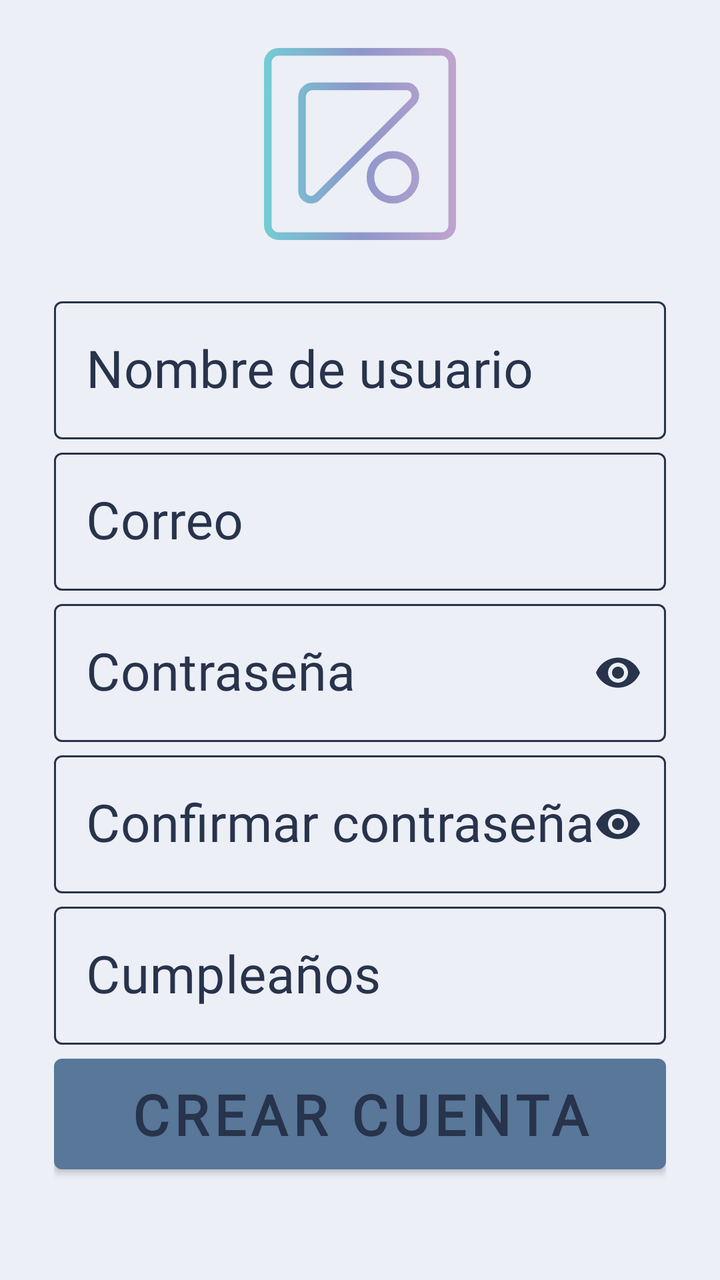
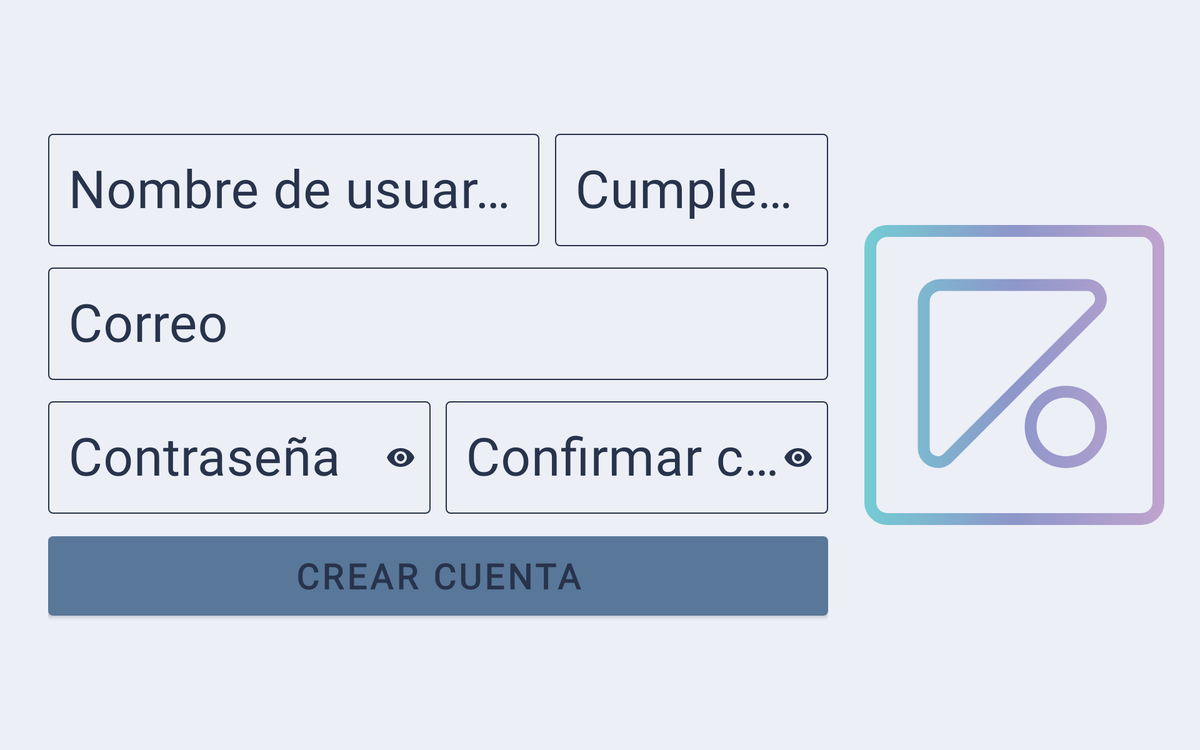

First picture: res/layout/ on a phone held upright. Second picture: the repository's own variant of that layout, on a device whose configuration matches the variant's folder. Source for both follows.
<!-- AndroidManifest.xml: application theme Theme.ReminderApp -->
<!-- res/layout/activity_sign_in.xml -->
<?xml version="1.0" encoding="utf-8"?>
<androidx.constraintlayout.widget.ConstraintLayout xmlns:android="http://schemas.android.com/apk/res/android"
    xmlns:app="http://schemas.android.com/apk/res-auto"
    xmlns:tools="http://schemas.android.com/tools"
    style="@style/BG"
    android:layout_width="match_parent"
    android:layout_height="match_parent"
    tools:context=".authMenus.SignInActivity">

    <ImageView
        android:id="@+id/Logo"
        android:layout_width="0dp"
        android:layout_height="0dp"
        android:contentDescription="@string/desc_logo"
        android:src="@drawable/logo_outline"
        app:layout_constraintBottom_toTopOf="@id/form"
        app:layout_constraintEnd_toEndOf="parent"
        app:layout_constraintHeight_percent="0.15"
        app:layout_constraintStart_toStartOf="parent"
        app:layout_constraintTop_toTopOf="parent"
        tools:ignore="ImageContrastCheck" />

    <androidx.constraintlayout.widget.ConstraintLayout
        android:id="@+id/form"
        android:layout_width="0dp"
        android:layout_height="0dp"
        app:layout_constraintHeight_percent="0.7"
        app:layout_constraintWidth_percent="0.85"
        app:layout_constraintTop_toTopOf="parent"
        app:layout_constraintStart_toStartOf="parent"
        app:layout_constraintEnd_toEndOf="parent"
        app:layout_constraintBottom_toBottomOf="parent"
        app:layout_constraintVertical_bias=".75">

        <com.google.android.material.textfield.TextInputLayout
            android:layout_width="match_parent"
            android:layout_height="wrap_content"
            app:layout_constraintTop_toTopOf="parent"
            app:layout_constraintBottom_toTopOf="@id/RegMail"
            app:layout_constraintStart_toStartOf="parent"
            app:layout_constraintEnd_toEndOf="parent"
            android:id="@+id/RegUser"
            android:hint="@string/username"
            style="@style/outlinedTextInputLayout">

            <com.google.android.material.textfield.TextInputEditText
                android:layout_width="match_parent"
                android:layout_height="wrap_content"
                android:inputType="text"
                android:textSize="26sp"
                android:fontFamily="@font/louiscafe"
                style="@style/TXT">
            </com.google.android.material.textfield.TextInputEditText>

        </com.google.android.material.textfield.TextInputLayout>

        <com.google.android.material.textfield.TextInputLayout
            android:layout_width="match_parent"
            android:layout_height="wrap_content"
            app:layout_constraintTop_toBottomOf="@id/RegUser"
            app:layout_constraintBottom_toTopOf="@id/RegPass"
            app:layout_constraintStart_toStartOf="parent"
            app:layout_constraintEnd_toEndOf="parent"
            android:id="@+id/RegMail"
            android:hint="@string/mail"
            style="@style/outlinedTextInputLayout">

            <com.google.android.material.textfield.TextInputEditText
                android:layout_width="match_parent"
                android:layout_height="wrap_content"
                android:inputType="textEmailAddress"
                android:textSize="26sp"
                android:fontFamily="@font/louiscafe"
                style="@style/TXT">
            </com.google.android.material.textfield.TextInputEditText>

        </com.google.android.material.textfield.TextInputLayout>

        <com.google.android.material.textfield.TextInputLayout
            android:id="@+id/RegPass"
            style="@style/outlinedTextInputLayout"
            android:layout_width="match_parent"
            android:layout_height="wrap_content"
            android:hint="@string/log_pass"
            app:layout_constraintBottom_toTopOf="@id/RegPassConf"
            app:layout_constraintTop_toBottomOf="@id/RegMail"
            app:layout_constraintStart_toStartOf="parent"
            app:layout_constraintEnd_toEndOf="parent"
            app:passwordToggleEnabled="true">

            <com.google.android.material.textfield.TextInputEditText
                style="@style/TXT"
                android:layout_width="match_parent"
                android:layout_height="wrap_content"
                android:inputType="textPassword"
                android:fontFamily="@font/louiscafe"
                android:autoSizeTextType="uniform"
                android:autoSizeMinTextSize="12sp"
                android:autoSizeMaxTextSize="40sp"
                android:autoSizeStepGranularity="2sp"
                android:textSize="26sp" />

        </com.google.android.material.textfield.TextInputLayout>

        <com.google.android.material.textfield.TextInputLayout
            android:id="@+id/RegPassConf"
            style="@style/outlinedTextInputLayout"
            android:layout_width="match_parent"
            android:layout_height="wrap_content"
            android:hint="@string/reg_pass_conf"
            app:layout_constraintBottom_toTopOf="@id/RegBirthday"
            app:layout_constraintTop_toBottomOf="@id/RegPass"
            app:layout_constraintStart_toStartOf="parent"
            app:layout_constraintEnd_toEndOf="parent"
            app:passwordToggleEnabled="true">

            <com.google.android.material.textfield.TextInputEditText
                style="@style/TXT"
                android:layout_width="match_parent"
                android:layout_height="wrap_content"
                android:inputType="textPassword"
                android:fontFamily="@font/louiscafe"
                android:autoSizeTextType="uniform"
                android:autoSizeMinTextSize="12sp"
                android:autoSizeMaxTextSize="40sp"
                android:autoSizeStepGranularity="2sp"
                android:textSize="26sp" />

        </com.google.android.material.textfield.TextInputLayout>

        <com.google.android.material.textfield.TextInputLayout
            android:id="@+id/RegBirthday"
            style="@style/outlinedTextInputLayout"
            android:layout_width="match_parent"
            android:layout_height="wrap_content"
            android:hint="@string/reg_birthday"
            app:layout_constraintBottom_toTopOf="@id/RegRegister"
            app:layout_constraintTop_toBottomOf="@id/RegPassConf"
            app:layout_constraintStart_toStartOf="parent"
            app:layout_constraintEnd_toEndOf="parent">

            <com.google.android.material.textfield.TextInputEditText
                style="@style/TXT"
                android:layout_width="match_parent"
                android:layout_height="wrap_content"
                android:inputType="date"
                android:focusable="false"
                android:longClickable="false"
                android:clickable="true"
                android:fontFamily="@font/louiscafe"
                android:autoSizeTextType="uniform"
                android:autoSizeMinTextSize="12sp"
                android:autoSizeMaxTextSize="40sp"
                android:autoSizeStepGranularity="2sp"
                android:textSize="26sp" />

        </com.google.android.material.textfield.TextInputLayout>

        <com.google.android.material.button.MaterialButton
            android:id="@+id/RegRegister"
            style="@style/BTTN"
            android:layout_width="match_parent"
            android:layout_height="0dp"
            android:autoSizeMaxTextSize="28sp"
            android:autoSizeMinTextSize="8sp"
            android:autoSizeStepGranularity="2sp"
            android:autoSizeTextType="uniform"
            android:text="@string/reg_register"
            app:layout_constraintEnd_toEndOf="parent"
            app:layout_constraintHeight_percent=".15"
            app:layout_constraintStart_toStartOf="parent"
            app:layout_constraintTop_toBottomOf="@id/RegBirthday"
            app:layout_constraintBottom_toBottomOf="parent"
            tools:ignore="TextContrastCheck"
            app:layout_constraintVertical_bias=".9"/>


    </androidx.constraintlayout.widget.ConstraintLayout>

    <ProgressBar
        android:id="@+id/PB"
        android:visibility="gone"
        android:layout_width="0dp"
        android:layout_height="0dp"
        app:layout_constraintWidth_percent=".50"
        app:layout_constraintHeight_percent=".50"
        app:layout_constraintTop_toTopOf="parent"
        app:layout_constraintBottom_toBottomOf="parent"
        app:layout_constraintStart_toStartOf="parent"
        app:layout_constraintEnd_toEndOf="parent"
        android:indeterminateDrawable="@drawable/rotate_progress_bar"/>

</androidx.constraintlayout.widget.ConstraintLayout>
<!-- resources referenced by this layout -->
<resources>
  <!-- drawable logo_outline (drawable) -->
  <vector android:height="2000dp" android:viewportHeight="1770"
      android:viewportWidth="1770" android:width="2000dp"
      xmlns:aapt="http://schemas.android.com/aapt" xmlns:android="http://schemas.android.com/apk/res/android">
      <path android:fillAlpha="0.9" android:fillColor="#00000000"
          android:pathData="M1635,1735H135A100,100 0,0 1,35 1635V135A100,100 0,0 1,135 35H1635a100,100 0,0 1,100 100V1635A100,100 0,0 1,1635 1735ZM1371,495.4c51.3,-51.3 16.9,-140 -55.6,-141.8 -0.9,0 -1.7,0 -2.6,0H450.3a100,100 0,0 0,-100 100V1316c0,0.9 0,1.7 0,2.6 1.8,72.5 90.5,106.9 141.8,55.6ZM1188.5,984c-114.6,0 -207.5,92.9 -207.5,207.5s92.9,207.5 207.5,207.5 207.5,-92.9 207.5,-207.5S1303.1,984 1188.5,984Z"
          android:strokeAlpha="0.9" android:strokeWidth="70">
          <aapt:attr name="android:strokeColor">
              <gradient android:endX="1770" android:endY="885"
                  android:startX="0" android:startY="885" android:type="linear">
                  <item android:color="#FF65C8D0" android:offset="0"/>
                  <item android:color="#FF838BC5" android:offset="0.5"/>
                  <item android:color="#FFBA9BC9" android:offset="1"/>
              </gradient>
          </aapt:attr>
      </path>
  </vector>
  <string name="desc_logo">App logo</string>
  <string name="log_pass">Contraseña</string>
  <string name="mail">Correo</string>
  <string name="reg_birthday">Cumpleaños</string>
  <string name="reg_pass_conf">Confirmar contraseña</string>
  <string name="reg_register">Crear cuenta</string>
  <string name="username">Nombre de usuario</string>
  <style name="BG">
          <item name="android:background">@color/white</item>
      </style>
  <style name="BTTN">
          <item name="android:fontFamily">@font/louiscafebold</item>
          <item name="android:textColor">@color/black</item>
          <item name="android:textStyle">bold</item>
      </style>
  <style name="TXT">
          <item name="android:textColor">@color/black</item>
      </style>
  <style name="outlinedTextInputLayout" parent="Widget.MaterialComponents.TextInputLayout.OutlinedBox">
          <item name="boxStrokeColor">@color/text_field_light</item>
          <item name="android:textColorHint">@color/text_field_light</item>
          <item name="passwordToggleTint">@color/black</item>
          <item name="colorPrimary">@color/darkestwhite</item>
      </style>
  <style name="Theme.ReminderApp" parent="Theme.MaterialComponents.DayNight.NoActionBar">
          
          <item name="colorPrimary">#587799</item>
          <item name="colorPrimaryVariant">@color/purple_700</item>
          <item name="colorOnPrimary">@color/white</item>
          
          <item name="colorSecondary">@color/teal_200</item>
          <item name="colorSecondaryVariant">@color/teal_700</item>
          <item name="colorOnSecondary">@color/black</item>
          
          <item name="android:statusBarColor">?attr/colorPrimaryVariant</item>
          
      </style>
  <color name="white">#ECEFF6</color>
  <color name="black">#28334C</color>
  <color name="darkestwhite">#B0BCC8</color>
  <color name="purple_700">#FF3700B3</color>
  <color name="teal_200">#FF03DAC5</color>
  <color name="teal_700">#FF018786</color>
</resources>
<!-- res/layout-sw600dp-land/activity_sign_in.xml (the repository's variant of the layout above) -->
<!-- drawn on a 7-inch tablet turned sideways -->
<?xml version="1.0" encoding="utf-8"?>
<androidx.constraintlayout.widget.ConstraintLayout xmlns:android="http://schemas.android.com/apk/res/android"
    xmlns:app="http://schemas.android.com/apk/res-auto"
    xmlns:tools="http://schemas.android.com/tools"
    style="@style/BG"
    android:layout_width="match_parent"
    android:layout_height="match_parent"
    tools:context=".authMenus.SignInActivity">

    <ImageView
        android:id="@+id/Logo"
        android:layout_width="0dp"
        android:layout_height="0dp"
        android:contentDescription="@string/desc_logo"
        android:src="@drawable/logo_outline"
        app:layout_constraintBottom_toBottomOf="parent"
        app:layout_constraintEnd_toEndOf="parent"
        app:layout_constraintHeight_percent="0.4"
        app:layout_constraintStart_toEndOf="@id/form"
        app:layout_constraintTop_toTopOf="parent"
        tools:ignore="ImageContrastCheck" />

    <androidx.constraintlayout.widget.Guideline
        android:id="@+id/guidelineFive"
        android:layout_width="wrap_content"
        android:layout_height="wrap_content"
        android:orientation="vertical"
        app:layout_constraintGuide_percent="0.04"
        tools:viewBindingIgnore="true" />

    <androidx.constraintlayout.widget.ConstraintLayout
        android:id="@+id/form"
        android:layout_width="0dp"
        android:layout_height="0dp"
        app:layout_constraintHeight_percent="0.7"
        app:layout_constraintWidth_percent="0.65"
        app:layout_constraintTop_toTopOf="parent"
        app:layout_constraintStart_toStartOf="@id/guidelineFive"
        app:layout_constraintEnd_toStartOf="@id/Logo"
        app:layout_constraintBottom_toBottomOf="parent">

        <com.google.android.material.textfield.TextInputLayout
            android:layout_width="0dp"
            android:layout_height="wrap_content"
            app:layout_constraintWidth_percent=".63"
            app:layout_constraintHorizontal_bias="0"
            app:layout_constraintTop_toTopOf="parent"
            app:layout_constraintBottom_toTopOf="@id/RegMail"
            app:layout_constraintStart_toStartOf="parent"
            app:layout_constraintEnd_toEndOf="parent"
            android:id="@+id/RegUser"
            android:hint="@string/username"
            style="@style/outlinedTextInputLayout">

            <com.google.android.material.textfield.TextInputEditText
                android:layout_width="match_parent"
                android:layout_height="wrap_content"
                android:inputType="text"
                android:textSize="42sp"
                android:fontFamily="@font/louiscafe"
                style="@style/TXT">
            </com.google.android.material.textfield.TextInputEditText>

        </com.google.android.material.textfield.TextInputLayout>

        <com.google.android.material.textfield.TextInputLayout
            android:id="@+id/RegBirthday"
            style="@style/outlinedTextInputLayout"
            android:layout_width="0dp"
            android:layout_height="wrap_content"
            app:layout_constraintWidth_percent=".35"
            app:layout_constraintHorizontal_bias="1"
            android:hint="@string/reg_birthday"
            app:layout_constraintTop_toTopOf="parent"
            app:layout_constraintBottom_toTopOf="@id/RegMail"
            app:layout_constraintStart_toStartOf="parent"
            app:layout_constraintEnd_toEndOf="parent">

            <com.google.android.material.textfield.TextInputEditText
                style="@style/TXT"
                android:layout_width="match_parent"
                android:layout_height="wrap_content"
                android:inputType="date"
                android:focusable="false"
                android:longClickable="false"
                android:clickable="true"
                android:fontFamily="@font/louiscafe"
                android:textSize="42sp" />

        </com.google.android.material.textfield.TextInputLayout>

        <com.google.android.material.textfield.TextInputLayout
            android:layout_width="match_parent"
            android:layout_height="wrap_content"
            app:layout_constraintTop_toBottomOf="@id/RegUser"
            app:layout_constraintBottom_toTopOf="@id/RegPass"
            app:layout_constraintStart_toStartOf="parent"
            app:layout_constraintEnd_toEndOf="parent"
            android:id="@+id/RegMail"
            android:hint="@string/mail"
            style="@style/outlinedTextInputLayout">

            <com.google.android.material.textfield.TextInputEditText
                android:layout_width="match_parent"
                android:layout_height="wrap_content"
                android:inputType="textEmailAddress"
                android:textSize="42sp"
                android:fontFamily="@font/louiscafe"
                style="@style/TXT">
            </com.google.android.material.textfield.TextInputEditText>

        </com.google.android.material.textfield.TextInputLayout>

        <com.google.android.material.textfield.TextInputLayout
            android:id="@+id/RegPass"
            style="@style/outlinedTextInputLayout"
            android:layout_width="0dp"
            android:layout_height="wrap_content"
            app:layout_constraintWidth_percent=".49"
            app:layout_constraintHorizontal_bias="0"
            android:hint="@string/log_pass"
            app:layout_constraintBottom_toTopOf="@id/RegRegister"
            app:layout_constraintTop_toBottomOf="@id/RegMail"
            app:layout_constraintStart_toStartOf="parent"
            app:layout_constraintEnd_toEndOf="parent"
            app:passwordToggleEnabled="true">

            <com.google.android.material.textfield.TextInputEditText
                style="@style/TXT"
                android:layout_width="match_parent"
                android:layout_height="wrap_content"
                android:inputType="textPassword"
                android:fontFamily="@font/louiscafe"
                android:textSize="42sp" />

        </com.google.android.material.textfield.TextInputLayout>

        <com.google.android.material.textfield.TextInputLayout
            android:id="@+id/RegPassConf"
            style="@style/outlinedTextInputLayout"
            android:layout_width="0dp"
            android:layout_height="wrap_content"
            app:layout_constraintWidth_percent=".49"
            app:layout_constraintHorizontal_bias="1"
            android:hint="@string/reg_pass_conf"
            app:layout_constraintBottom_toTopOf="@id/RegRegister"
            app:layout_constraintTop_toBottomOf="@id/RegMail"
            app:layout_constraintStart_toEndOf="@id/RegPass"
            app:layout_constraintEnd_toEndOf="parent"
            app:passwordToggleEnabled="true">

            <com.google.android.material.textfield.TextInputEditText
                style="@style/TXT"
                android:layout_width="match_parent"
                android:layout_height="wrap_content"
                android:inputType="textPassword"
                android:fontFamily="@font/louiscafe"
                android:autoSizeTextType="uniform"
                android:autoSizeMinTextSize="12sp"
                android:autoSizeMaxTextSize="40sp"
                android:autoSizeStepGranularity="2sp"
                android:textSize="42sp" />

        </com.google.android.material.textfield.TextInputLayout>



        <com.google.android.material.button.MaterialButton
            android:id="@+id/RegRegister"
            style="@style/BTTN"
            android:layout_width="match_parent"
            android:layout_height="0dp"
            android:autoSizeMaxTextSize="28sp"
            android:autoSizeMinTextSize="8sp"
            android:autoSizeStepGranularity="2sp"
            android:autoSizeTextType="uniform"
            android:text="@string/reg_register"
            app:layout_constraintEnd_toEndOf="parent"
            app:layout_constraintHeight_percent=".18"
            app:layout_constraintStart_toStartOf="parent"
            app:layout_constraintTop_toBottomOf="@id/RegPass"
            app:layout_constraintBottom_toBottomOf="parent"
            tools:ignore="TextContrastCheck"/>


    </androidx.constraintlayout.widget.ConstraintLayout>

    <ProgressBar
        android:id="@+id/PB"
        android:visibility="gone"
        android:layout_width="0dp"
        android:layout_height="0dp"
        app:layout_constraintWidth_percent=".60"
        app:layout_constraintHeight_percent=".60"
        app:layout_constraintTop_toTopOf="parent"
        app:layout_constraintBottom_toBottomOf="parent"
        app:layout_constraintStart_toStartOf="parent"
        app:layout_constraintEnd_toEndOf="parent"
        android:indeterminateDrawable="@drawable/rotate_progress_bar"/>

</androidx.constraintlayout.widget.ConstraintLayout>
